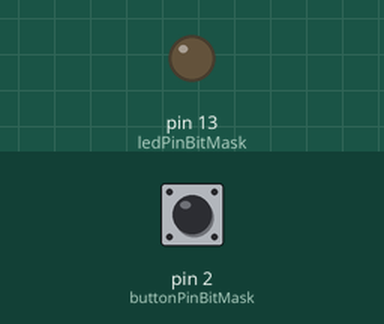
Recording of a sketch running on a simulated Arduino Uno, built with avr-gcc and run on an emulated ATmega328P. On the bench: output pins drawn as LEDs (lit = HIGH). The test bench sets the inputs (shaded band); at power-on: pin 2 (buttonPinBitMask) LOW.

Above: at 1.2 s.
1.3 s: pin 2 (buttonPinBitMask) pulled HIGH for 0.15 s
At 1.37 s:
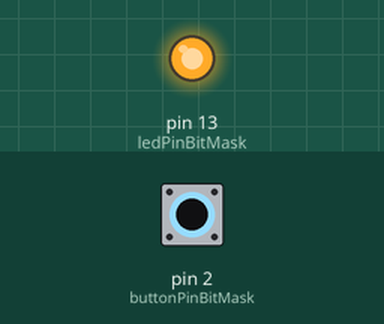
2.9 s: pin 2 (buttonPinBitMask) pulled HIGH for 3.2 s
At 6.4 s:
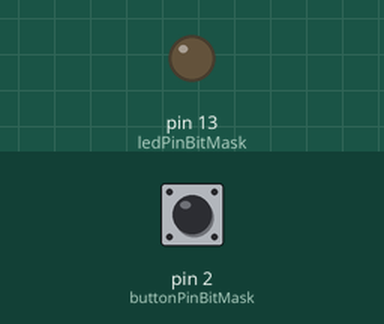
Timing chart, 0 to 7.9 s (numbered marks = the images above; inputs shaded):
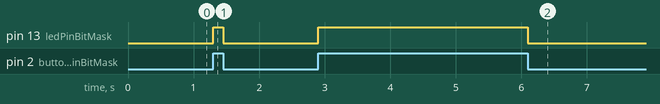

Measured:
- after the input at 1.3 s, pin 13 (ledPinBitMask): LOW → HIGH at once, → LOW 0.15 s later
- after the input at 2.9 s, pin 13 (ledPinBitMask): LOW → HIGH at once, → LOW 3.2 s later

The sketch:

button_2.ino
```cpp
/*
 * Button.pde: 使用按鍵 (PushButton)控制 LED 燈號的開關
 *
 * Pin map:
 *  Arduino pin 13 = PB5
 *  Arduino pin  2 = PD2
 */

// 底下兩個常數程式沒有用到，只是當作參考
const int buttonPin = 2;           // 按鈕(pushbutton)
const int ledPin = 13;             // LED

#define buttonPinBitMask  _BV(2)   // pin 2  = PD2
#define ledPinBitMask     _BV(5)   // pin 13 = PB5

int buttonState;                   // 用來儲存按鈕狀態

void setup()
{
  DDRB |= ledPinBitMask;           // 把 ledPin 設置成 OUTPUT
  DDRD &= ~buttonPinBitMask;       // 把 buttonPin 設置成 INPUT
}

void loop()
{
  // 讀取按鈕的狀態
  if (PIND & buttonPinBitMask) {
    buttonState = HIGH;
  } else {
    buttonState = LOW;
  }

  // 檢查按鈕是否被按下
  // 是的話&#65292;buttonState 會是 HIGH
  if (buttonState == HIGH) {
    PORTB |= ledPinBitMask;         // 打開 LED
  } else {
    PORTB &= ~ledPinBitMask;        // 關閉 LED
  }
}
```
